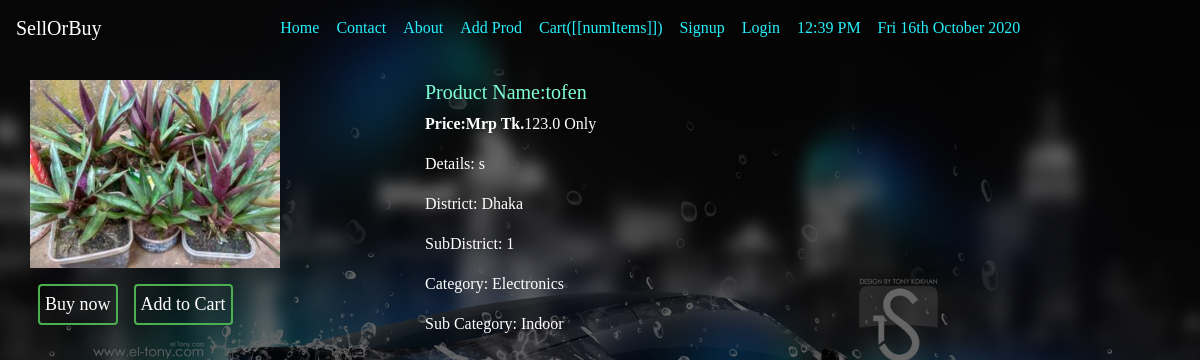
The page /prod/1/ on the database its author committed.
### product/models.py (models this page shows, shortened)
class Product(models.Model):
    user = models.ForeignKey(User, on_delete=models.CASCADE)
    name= models.CharField(max_length=100)
    category= models.ForeignKey(Category, related_name="category_set", on_delete=models.CASCADE)
    subcategory=models.CharField(max_length=100)
    specifications=models.TextField()
    phone=models.CharField(max_length=17)
    district=models.ForeignKey(District,on_delete=models.CASCADE, related_name="district_set")
    subdistrict=models.CharField(max_length=100)
    price=models.FloatField()
    available_quantity= models.IntegerField()
    image = models.ImageField(default='default.jpg',upload_to='product/images')
    views = models.ManyToManyField(User, related_name='post_view')
    timeStamp = models.DateTimeField(default=now)

class District(models.Model):
    name=models.CharField( max_length=59)
    def __str__(self):
        return self.name

class Category(models.Model):
    name=models.CharField(max_length=100)
    def __str__(self):
        return self.name

### product/views.py (the view)
# urls.py: path('prod/<int:id>/', prod_detail, name='detail'),
def prod_detail(request, id):
    cart = Cart(request)
    prod = Product.objects.get(id=id)
    return render(request, 'product/detail.html', {'prod': prod, 'cart': cart})

### product/cart.py (called while the page is built)
    def get_total_length(self):
        if self.cart.values():
            return sum(int(item['quantity']) for item in self.cart.values())

### templates/product/detail.html (shortened to what this page needs)
{% extends 'basic.html' %} {% block title %} {{prod.name}}-my cart {% endblock%}
{% block body %}
<div class="container" id="productapp">
  <div class="row">
    <div class="col-md-4 col-sm-8">
      <div class="row">
        <img
          src="{{prod.image.url}}"
          style="max-height:250px; max-width:250px;"
        />
      </div>
      <div class="row">
        <button class="btn btn-primary mx-2 my-3">Buy now</button>
        <button
          class="btn btn-primary mx-2 my-3"
          @click="addToCart({{prod.id}})"
        >
          Add to Cart
        </button>
      </div>
    </div>
    <div class="col-md-8 col-sm-12 text-left">
      <h5>Product Name:{{prod.name}}</h5>
      <p><b>Price:Mrp Tk.</b>{{prod.price}} Only</p>
      <p>Details: {{prod.specifications}}</p>
      <p>District: {{prod.district}}</p>
      <p>SubDistrict: {{prod.subdistrict}}</p>
      <p>Category: {{prod.category}}</p>
      <p>Sub Category: {{prod.subcategory}}</p>
    </div>
  </div>
</div>
{% endblock %}

### static/css/style.css (style rules this page uses)
body { margin: 0; padding: 0; font-family: sens-serif; height: 100vh; }
* { padding: 0; margin: 0; border-radius: border-box; }
.container { text-align: center; top: 50%; left: 50%; transform: translate (-50%, -50%); color: white; }
.container b, .container-fluid b { color: white; }
.btn { width: auto; background: none; border: 2px solid #4caf50; color: white; padding: 5px; font-size: 18px; cursor: pointer; margin: 12px 0; }
.col-md-6 p, b { background: none; color: white; }
.col-md-6, .col-md-7, .col-md-8, .col-md-9, .col-md-10 { background: none; color: white; }
.col-md-6 h1, h2, h3, h4, h5, h6 { background: none; color: aquamarine; }

### rows shown on the page
Product: image (picture), name "tofen", price "123.0", specifications "s", district "Dhaka", subdistrict "1", category "Electronics", subcategory "Indoor"

### other values the page prints
{{ current_time|center:"150" }} "12:39 PM"
